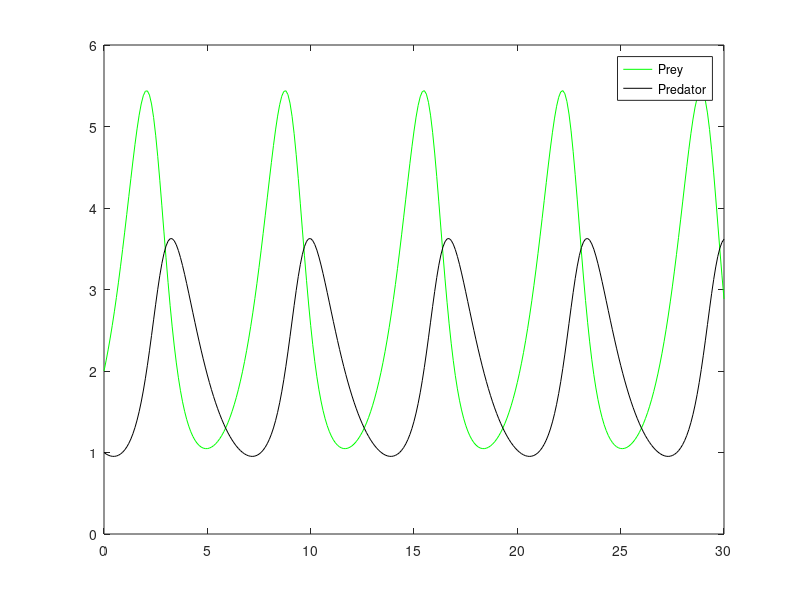
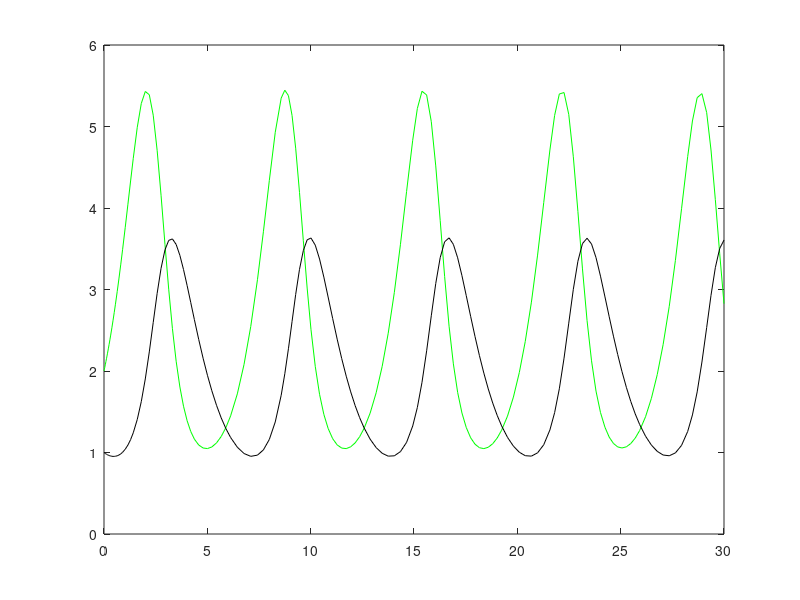

The MATLAB source for these figures, in order:
% chapra and canale example ex 28_2 p. 815
function predator_prey_example
t=0:0.1:30;
P0=[2; 1];
f=@predator_prey;
P=RK4(f,t,P0);
figure(1);
plot(t,P(1,:),'-g',t,P(2,:),'-k');
legend('Prey','Predator');
[T,P]=ode45(f,[0 30], P0);
figure(2);
plot(T,P(:,1),'-g',T,P(:,2),'-k');
return

function [dpdt] = predator_prey(t,p)
dpdt=zeros(2,1); 
x=p(1); y=p(2);
a=1.2; b=0.6; c=0.8; d=0.3;
dpdt(1)=a*x-b*x*y;
dpdt(2)=-c*y+d*x*y;
return

function [y] = Euler(f,x,y0)
n=length(x);
m=length(y0);
y=zeros(m,n);
y(:,1)=y0;
for i=1:n-1
    dx=x(i+1)-x(i);
    xi=x(i);
    yi=y(:,i);
    y(:,i+1)=yi+feval(f,xi,yi)*dx;
end
return

function [y] = Heuns(f,x,y0)
n=length(x); 
m=length(y0);
y=zeros(m,n);
y(:,1)=y0;
for i=1:n-1
    dx=x(i+1)-x(i);
    xi=x(i);
    yi=y(:,i);
    f1=feval(f,xi,yi);
    ytemp=yi+f1*dx;
    f2=feval(f,x(i+1),ytemp);
    y(:,i+1)=yi+(f1+f2)*dx/2;
end
return


function [y] = RK4(f,x,y0)
n=length(x);
m=length(y0);
y=zeros(m,n);
y(:,1)=y0;
for i=1:n-1
    dx=x(i+1)-x(i);
    xi=x(i);
    yi=y(:,i);
    k1=feval(f,xi,yi);
    k2=feval(f,xi+0.5*dx,yi+0.5*k1*dx);
    k3=feval(f,xi+0.5*dx,yi+0.5*k2*dx);
    k4=feval(f,xi+dx,yi+k3*dx);
    y(:,i+1)=yi+(k1+2*k2+2*k3+k4)*dx/6;
end
return
